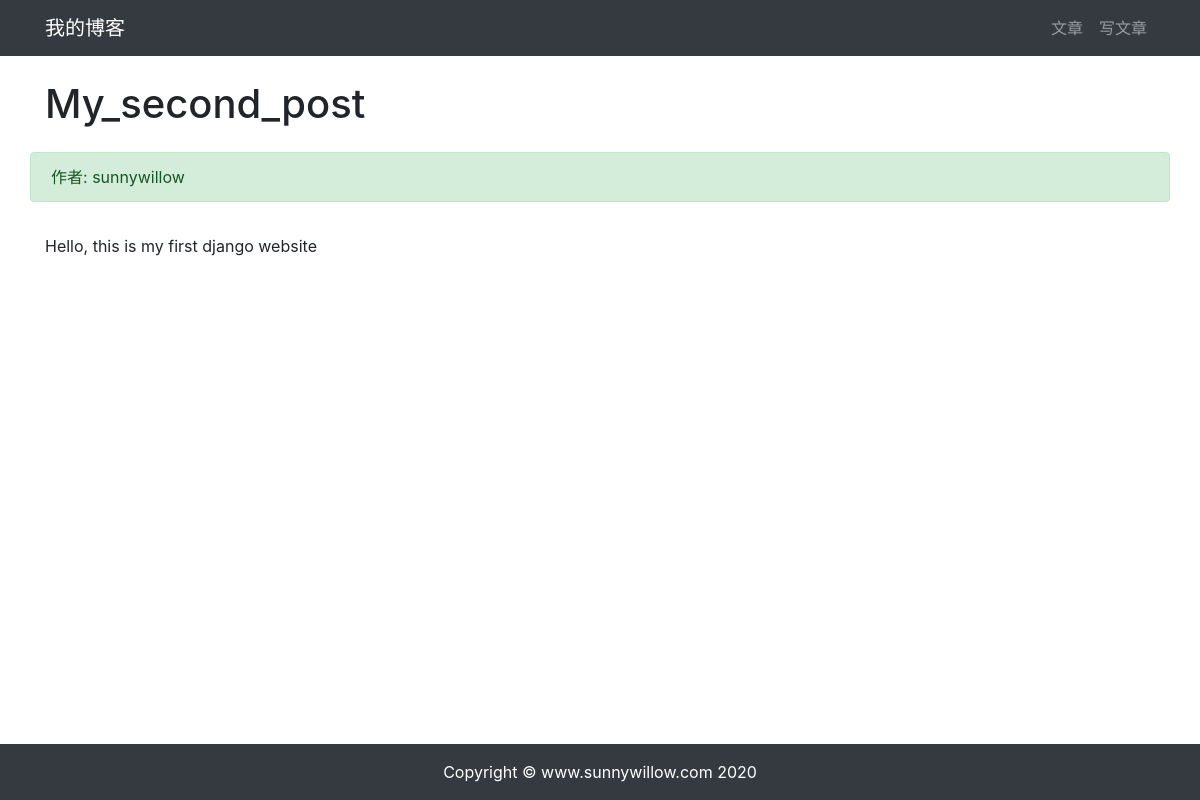
Page /article/article-detail/2/ on the committed database.
### article/models.py (models this page shows, shortened)
class ArticlePost(models.Model):
    author = models.ForeignKey(User, on_delete=models.CASCADE)
    title = models.CharField(max_length=100)
    body = models.TextField()
    created = models.DateTimeField(default=timezone.now)
    updated = models.DateTimeField(auto_now=True)
    class Meta:
        ordering = ('-created',)

### article/views.py (the view)
# urls.py: path('article-detail/<int:id>/', views.article_detail, name='article_detail'),
def article_detail(request, id):
    article = ArticlePost.objects.get(id=id)
    article.body = markdown.markdown(article.body,
        extensions=[
            'markdown.extensions.extra',
            'markdown.extensions.codehilite',
        ])
    context = { 'article': article }
    return render(request, 'article/detail.html', context)

### templates/article/detail.html (shortened to what this page needs)
{% extends "base.html" %}
{% load staticfiles %}
{% block content %}
<div class="container">
    <div class="row">
        <h1 class="col-12 mt-4 mb-4">{{ article.title }}</h1>
        <div class="col-12 alert alert-success">作者: {{ article.author }}</div>
        <div class="col-12">
            <p>{{ article.body |safe }}</p>
        </div>
    </div>
</div>
{% endblock content %}

### rows in the picture
ArticlePost: title "My_second_post", author "sunnywillow", body "Hello, this is my first django website"
